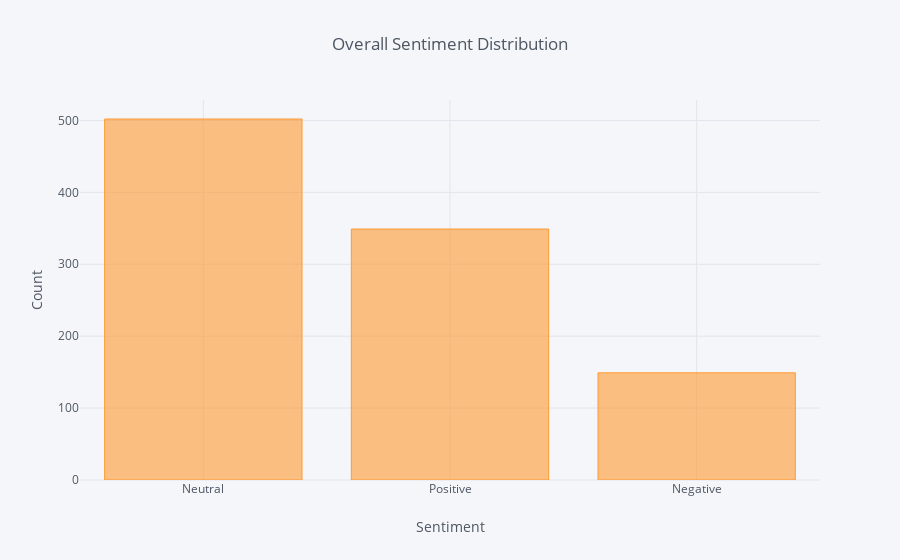

The code cell stored with this chart in its notebook:
### Code cell
df['Sentiment'].value_counts().iplot(kind='bar', xTitle='Sentiment',
                                    yTitle='Count', title='Overall Sentiment Distribution')

### Figure 1 — Plotly figure (JSON) as saved in the notebook; plotly's stock layout.template omitted (floating-point values rounded to 4 significant figures)
{"data": [{"marker": {"color": "rgba(255, 153, 51, 0.6)", "line": {"color": "rgba(255, 153, 51, 1.0)", "width": 1}}, "name": "Sentiment", "orientation": "v", "text": "", "type": "bar", "uid": "ed78c2df-63b2-4786-87de-85d41232ecc8", "x": ["Neutral", "Positive", "Negative"], "y": [502, 349, 149]}], "layout": {"legend": {"bgcolor": "#F5F6F9", "font": {"color": "#4D5663"}}, "paper_bgcolor": "#F5F6F9", "plot_bgcolor": "#F5F6F9", "title": {"font": {"color": "#4D5663"}, "text": "Overall Sentiment Distribution"}, "xaxis": {"gridcolor": "#E1E5ED", "showgrid": true, "tickfont": {"color": "#4D5663"}, "title": {"font": {"color": "#4D5663"}, "text": "Sentiment"}, "zerolinecolor": "#E1E5ED"}, "yaxis": {"gridcolor": "#E1E5ED", "showgrid": true, "tickfont": {"color": "#4D5663"}, "title": {"font": {"color": "#4D5663"}, "text": "Count"}, "zerolinecolor": "#E1E5ED"}}}
